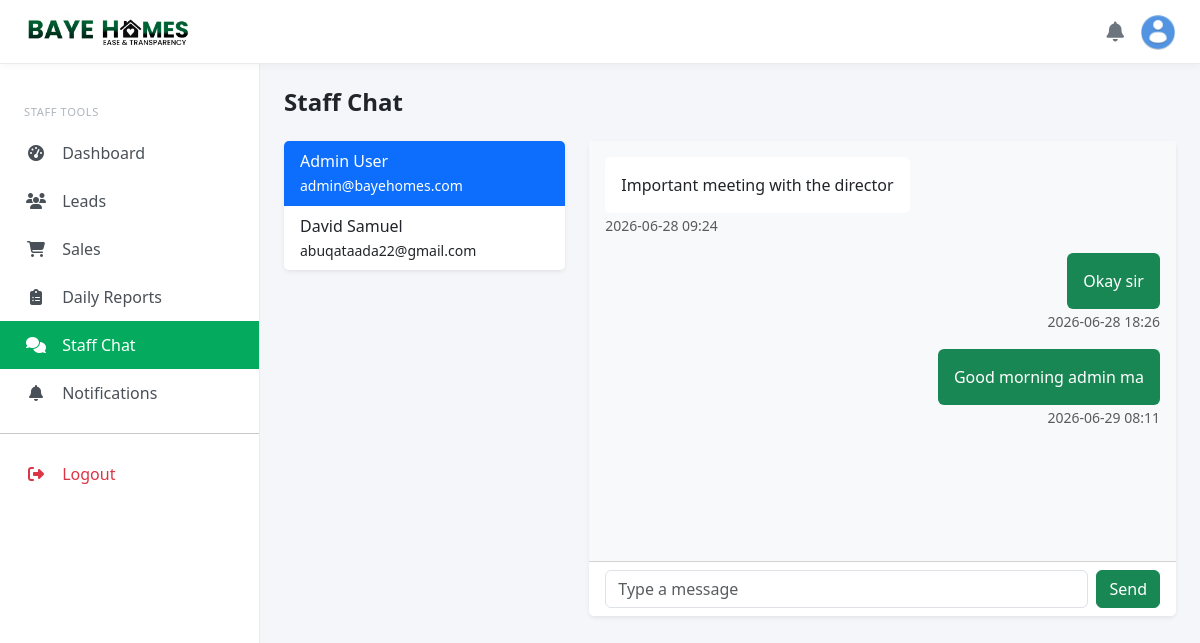
Page /staff/chat (signed in) on the committed database.
### models.py (models this page shows, shortened)
class User(UserMixin, db.Model):
    __tablename__ = 'users'
    id = db.Column(db.String(36), primary_key=True, default=generate_uuid)
    username = db.Column(db.String(80), unique=True, nullable=True)
    email = db.Column(db.String(120), unique=True, nullable=False, index=True)
    password_hash = db.Column(db.String(256), nullable=False)
    first_name = db.Column(db.String(80))
    last_name = db.Column(db.String(80))
    phone = db.Column(db.String(20))
    role = db.Column(db.Enum(UserRole, values_callable=enum_values), default=UserRole.CUSTOMER)
    is_admin = db.Column(db.Boolean, default=False)
    is_active = db.Column(db.Boolean, default=True)
    email_verified = db.Column(db.Boolean, default=False)
    verification_token = db.Column(db.String(100), unique=True)
    reset_token = db.Column(db.String(100), unique=True)
    created_at = db.Column(db.DateTime, default=datetime.now(timezone.utc))
    updated_at = db.Column(db.DateTime, default=datetime.now(timezone.utc), onupdate=datetime.now(timezone.utc))
    profile = db.relationship('Profile', backref='user', uselist=False)
    saved_properties = db.relationship('SavedProperty', backref='customer', lazy='dynamic')
    property_inquiries = db.relationship('PropertyInquiry', backref='customer', lazy='dynamic')
    sales = db.relationship('Sale', foreign_keys='Sale.customer_id', backref='customer', lazy='dynamic')
    leads_assigned = db.relationship('Lead', foreign_keys='Lead.assigned_to', backref='staff_user')
    investments = db.relationship('Investment', foreign_keys='Investment.investor_id', backref='investor', lazy='dynamic')
    staff_profile = db.relationship('StaffProfile', foreign_keys='StaffProfile.user_id', backref='user', uselist=False)
    activity_logs = db.relationship('ActivityLog', backref='user', lazy='dynamic')
    def get_full_name(self):
        return f"{self.first_name or ''} {self.last_name or ''}".strip() or self.username or self.email
    def is_admin_user(self):
        return self.role == UserRole.ADMIN

class StaffChatMessage(db.Model):
    __tablename__ = 'staff_chat_messages'
    id = db.Column(db.String(36), primary_key=True, default=generate_uuid)
    sender_id = db.Column(db.String(36), db.ForeignKey('users.id'), nullable=False)
    recipient_id = db.Column(db.String(36), db.ForeignKey('users.id'), nullable=False)
    message = db.Column(db.Text, nullable=False)
    is_read = db.Column(db.Boolean, default=False)
    created_at = db.Column(db.DateTime, default=datetime.now(timezone.utc))
    sender = db.relationship('User', foreign_keys=[sender_id], backref='sent_staff_messages')
    recipient = db.relationship('User', foreign_keys=[recipient_id], backref='received_staff_messages')

### blueprints/staff.py (the view, shortened to what this page needs)
@staff_bp.route('/chat', methods=['GET', 'POST'])
@login_required
@role_required(['admin', 'staff'])
def chat():
    selected_id = request.args.get('with')
    users = staff_query().filter(User.id != current_user.id).order_by(User.first_name).all()
    if not selected_id and users:
        selected_id = users[0].id
    messages = []
    if selected_id:
        messages = StaffChatMessage.query.filter(or_(
            and_(StaffChatMessage.sender_id == current_user.id, StaffChatMessage.recipient_id == selected_id),
            and_(StaffChatMessage.sender_id == selected_id, StaffChatMessage.recipient_id == current_user.id)
        )).order_by(StaffChatMessage.created_at.asc()).all()
        StaffChatMessage.query.filter_by(sender_id=selected_id, recipient_id=current_user.id, is_read=False).update({'is_read': True})
        db.session.commit()
    return render_template('staff/chat.html', users=users, selected_id=selected_id, messages=messages)

### blueprints/staff.py (called while the page is built)
def staff_query():
    return User.query.filter(User.role.in_([UserRole.ADMIN, UserRole.STAFF]))

### templates/staff/chat.html (shortened to what this page needs)
{% if current_user.is_admin_user() %}
  {% extends "admin/base_admin.html" %}
{% else %}
  {% extends "base_staff.html" %}
{% endif %}
{% block content %}
<h4 class="fw-bold mb-4">Staff Chat</h4>
<div class="row g-4">
  <div class="col-md-4">
    <div class="card border-0 shadow-sm">
      <div class="list-group list-group-flush">
        {% for user in users %}<a
          class="list-group-item list-group-item-action {% if user.id == selected_id %}active{% endif %}"
          href="{{ url_for('staff.chat') }}?with={{ user.id }}"
          >{{ user.get_full_name() }}<br /><small>{{ user.email }}</small></a
        >{% else %}
        <div class="p-3 text-muted">No staff users available.</div>
        {% endfor %}
      </div>
    </div>
  </div>
  <div class="col-md-8">
    <div class="card border-0 shadow-sm">
      <div
        class="card-body"
        style="height: 420px; overflow-y: auto; background: #f8f9fa"
      >
        {% for message in messages %}
        <div
          class="mb-3 text-{{ 'end' if message.sender_id == current_user.id else 'start' }}"
        >
          <span
            class="d-inline-block p-3 rounded {{ 'bg-success text-white' if message.sender_id == current_user.id else 'bg-white' }}"
            >{{ message.message }}</span
          ><br /><small class="text-muted"
            >{{ message.created_at.strftime('%Y-%m-%d %H:%M') }}</small
          >
        </div>
        {% else %}
        <p class="text-muted">No messages yet.</p>
        {% endfor %}
      </div>
      <form method="POST" class="card-footer bg-white d-flex gap-2">
        /><input
          name="message"
          class="form-control"
          placeholder="Type a message"
          required
        /><button class="btn btn-success">Send</button>
      </form>
    </div>
  </div>
</div>
{% endblock %}

### templates/base_staff.html (style rules this page uses)
:root { --bh-green: #04AB5E; --bh-sidebar-width: 260px; --bh-topbar-height: 64px; }
body { padding-top: var(--bh-topbar-height); background: #f4f6f9; overflow-x: hidden; }

### rows in the picture
User: get_full_name "Admin User", email "admin@bayehomes.com"
User: get_full_name "David Samuel", email "abuqataada22@gmail.com"
StaffChatMessage: message "Important meeting with the director", created_at "2026-06-28 09:24"
StaffChatMessage: message "Okay sir", created_at "2026-06-28 18:26"
StaffChatMessage: message "Good morning admin ma", created_at "2026-06-29 08:11"
